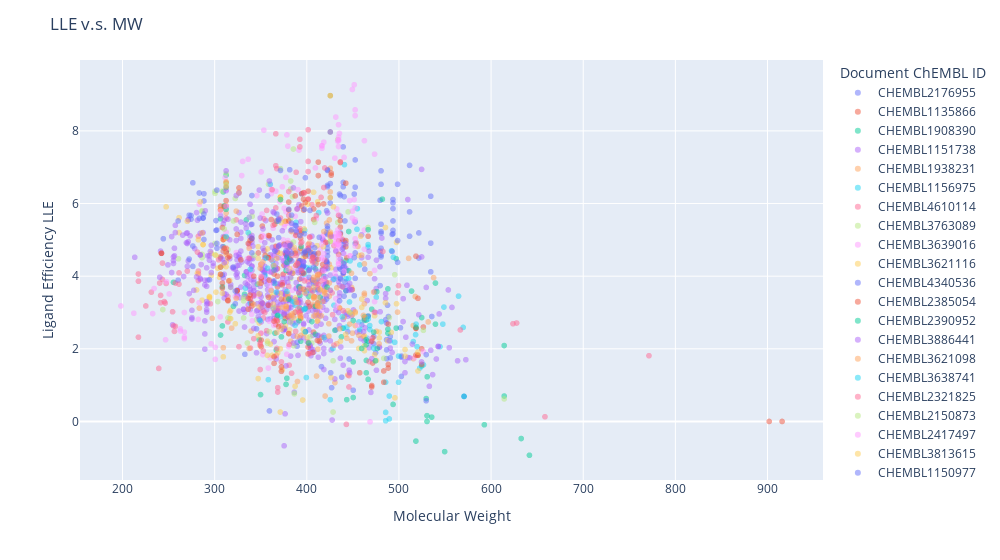

The cell this chart's notebook holds for it:
### Markdown cell above
### Plotly.px scatter

### Code cell
import plotly.express as px
fig = px.scatter(df,
    x='Molecular Weight',
    y='Ligand Efficiency LLE',
    color='Molecule Max Phase',
    # color='AlogP',
    # color='Document ChEMBL ID',
    # color='Murcko_generic_SMILES',
    # size='pChEMBL Value',
    hover_name='Molecule ChEMBL ID',
    hover_data=['Document ChEMBL ID', df.index],
    opacity=0.5
)
fig.update_layout(
    title='LLE v.s. MW',
    # showlegend=False, # Legendのon/off
    width=1000,
    # height=700
) 
fig.show()
